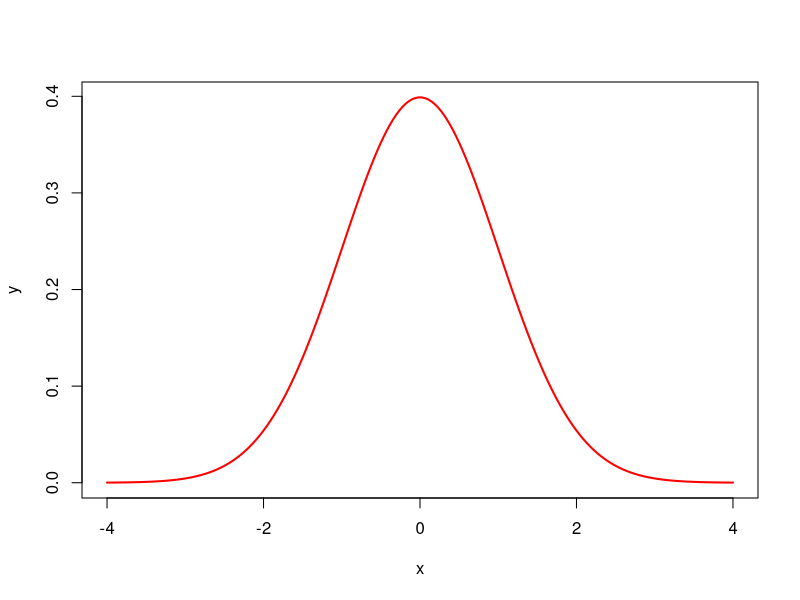

This figure's R source:

#below generates the probablity density of  standard normal distribution for value x.
x=seq(-4,4,length=200)
y=dnorm(x,mean=0,sd=1)
plot(x,y,type="l",lwd=2,col="red")

#If the total area under the curve equals 1, then by symmetry one would expect
#that the area under the curve to the left of x = 0 would equal 0.5.
#R has a command called pnorm (the "p" is for "probability") which is 
#designed to capture this probability (area under the curve).
pnorm(0, mean=0, sd=1)
#Sometimes the opposite question is asked. That is, suppose that the area under 
#the curve to the left of some unknown number is known. What is the unknown number?
qnorm(0.95,mean=0,sd=1)
#Hence, there is a 95% probability that a random number
#less than or equal to 1.644854 is chosen from the standard normal distribution.
